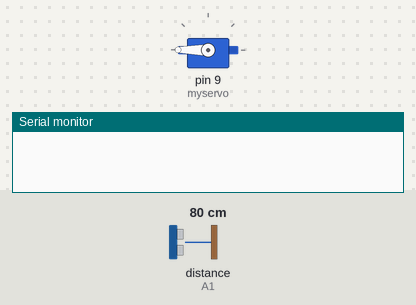
Simulated run of this sketch. Board: Arduino Uno, built with avr-gcc and run on an emulated ATmega328P. On the bench: servo, the last lines printed to the serial monitor. Wiring (inferred from the names in the program): ultrasonic range finder: trigger A2; echo A1. The test bench sets the inputs (shaded band); at power-on: distance to the obstacle (sensor on A1) 80 cm. The echo pulse lasts 58.3 µs per cm.

Above: at 1.05 s.
At 5.1 s:
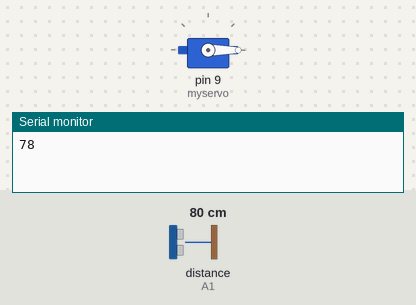
Timing chart, 0 to 6.3 s (numbered marks = the images above):
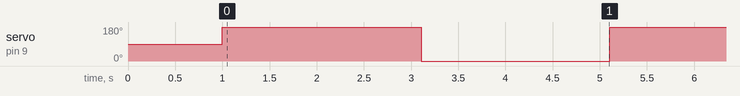

Measured:
- by itself, servo on pin 9 (myservo): alternates 180° for 2.1 s and 0° for 2.0 s

The sketch:

sketch_servo_us.ino
```cpp
const int trigPin = A2;
const int echoPin = A1;

#include <AFMotor.h> // Подключаем библиотеку для управления двигателями
#include <Servo.h>   // Подключаем библиотеку для сервоприводом
Servo myservo;


void setup()  {
  myservo.attach(9);
  delay(1000);
  myservo.write(0);
  pinMode(trigPin, OUTPUT); // триггер - выходной пин
  pinMode(echoPin, INPUT); // эхо - входной
  digitalWrite(trigPin, LOW);
  Serial.begin(9600); // инициализация послед. порта
}

void loop()  {

  myservo.write(180); // Поворот сервы на угол 90 градусов
 delay(2000);
  long distance = getDistance(); // получаем дистанцию с датчика
  Serial.println(distance); // выводим в последовательный порт
  delay(100);

  myservo.write(0); // Поворот сервы на угол 90 градусов
 delay(2000);
}

// Определение дистанции до объекта в см
long getDistance() {
  long distacne_cm = getEchoTiming() * 1.7 * 0.01;
  return distacne_cm;
}

// Определение времени задержки
long getEchoTiming() {
  digitalWrite(trigPin, HIGH); // генерируем 10 мкс импульс запуска
  delayMicroseconds(10);
  digitalWrite(trigPin, LOW);
  // определение на пине echoPin длительности уровня HIGH, мкс:
  long duration = pulseIn(echoPin, HIGH);
  return duration;
}
```
